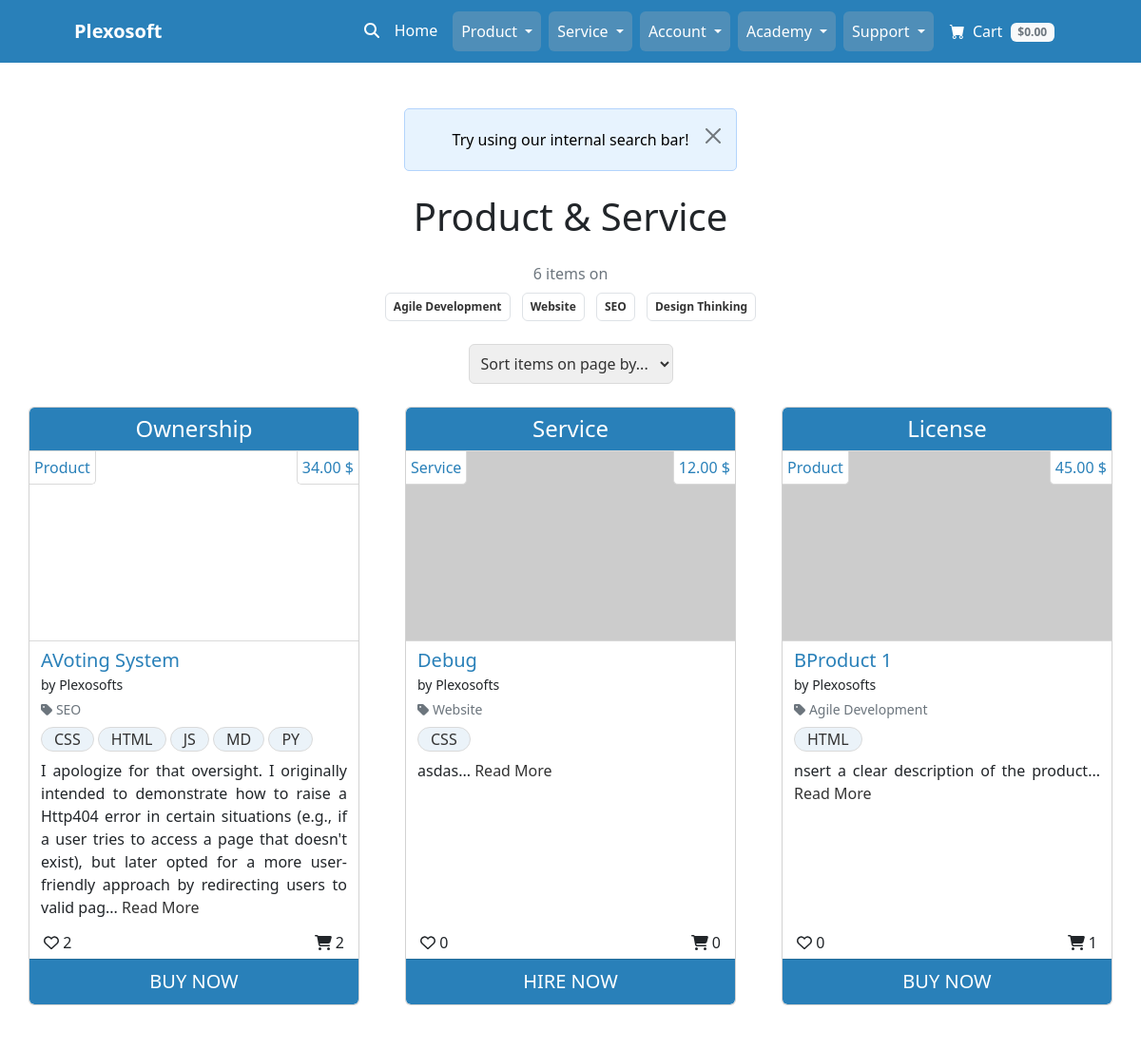
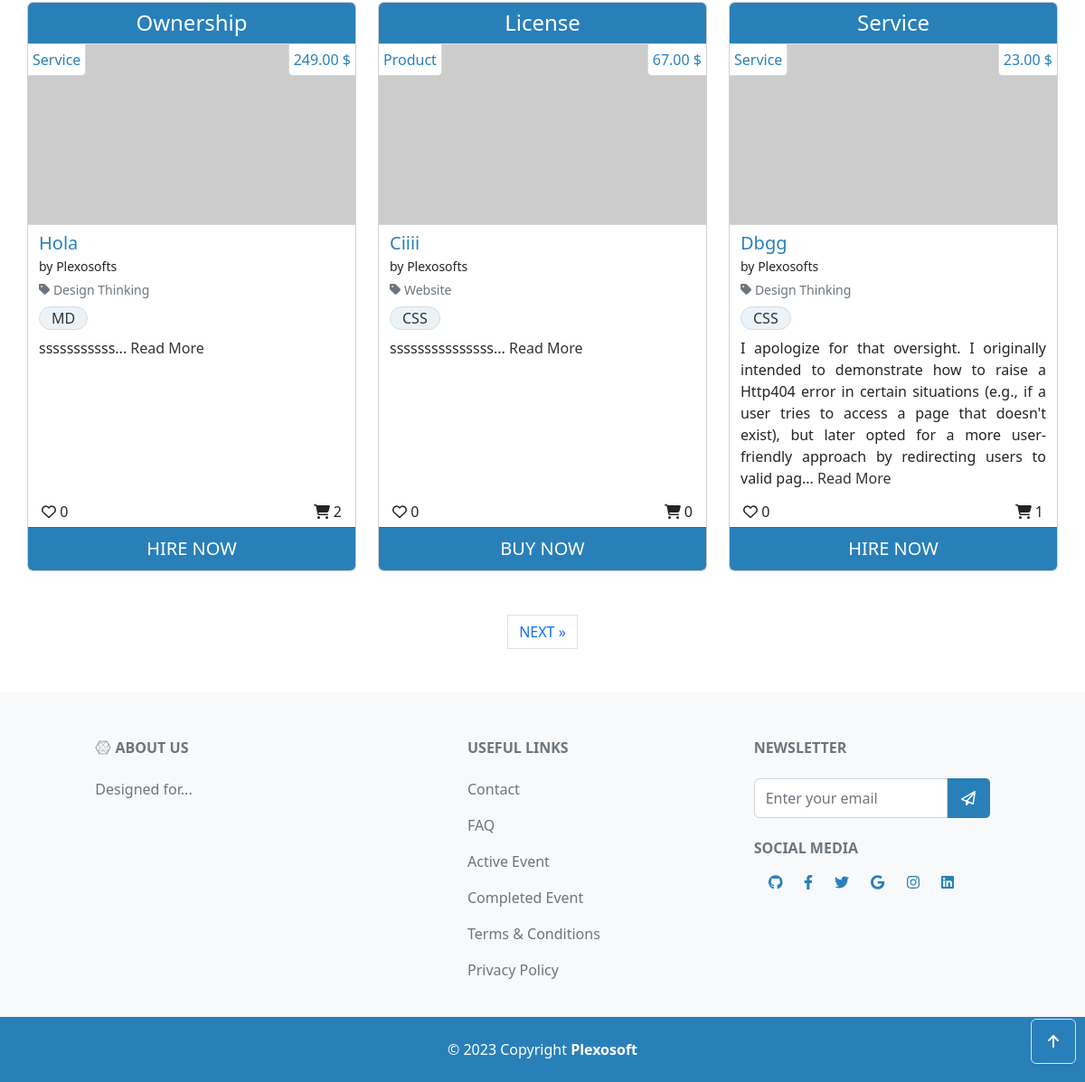
Page /all/ on the committed database (2 pictures, top to bottom).
### product_service/models.py (models this page shows, shortened)
class Category(models.Model):
    category_name = models.CharField(max_length=64, unique=True)
    alt_name = models.CharField(max_length=64, unique=True)
    class Meta:
        ordering = ['category_name']
        verbose_name_plural = "Categories"
    def __str__(self):
        return self.category_name

class Product(models.Model):
    title = models.CharField(max_length=64, unique=True)
    sku = models.CharField(max_length=64, unique=True)
    price = models.DecimalField(max_digits=6, decimal_places=2)
    description = models.TextField(max_length=528)
    status = models.IntegerField(choices=STATUS, default=0)
    category = models.ForeignKey(
        Category, on_delete=models.SET_NULL,
        related_name='product_categories', null=True, blank=True)
    excerpt = models.CharField(max_length=264)
    type = models.IntegerField(choices=SCOPE_TYPE, default=1)
    instance = models.IntegerField(choices=INSTANCE_TYPE, default=0)
    code = models.ManyToManyField(CodeType, related_name="code_type")
    service = models.ManyToManyField(ServiceType, related_name="service_type")
    preview = models.URLField(
        max_length=1024, null=True, blank=True, unique=True)
    docs = models.URLField(
        max_length=1024, null=True, blank=True, unique=True)
    slug = models.SlugField(max_length=200, unique=True, blank=True)
    image = models.ImageField(null=True, blank=True)
    image_url = models.URLField(max_length=1024, null=True, blank=True)
    author = models.ForeignKey(
        'homepage.UserProfile', on_delete=models.SET_NULL,
        related_name='product_authors', null=True)
    created_on = models.DateTimeField(auto_now_add=True)
    likes = models.ManyToManyField(
        'homepage.Like', related_name='product_likes', blank=True)
    comments = models.ManyToManyField(
        'homepage.Comment', related_name='product_comments', blank=True)
    orders = models.ManyToManyField(
        'checkout.Order', related_name='product_orders', blank=True)
    download_url = models.ManyToManyField(
        'Download', related_name='product_downloads', blank=True)
    class Meta:
        ordering = ['title']

class CodeType(models.Model):
    code = models.CharField(max_length=64, unique=True)
    class Meta:
        ordering = ['code']
        verbose_name_plural = "CodeTypes"
    def __str__(self):
        return self.code

class Service(models.Model):
    title = models.CharField(max_length=64, unique=True)
    sku = models.CharField(max_length=64, unique=True)
    price = models.DecimalField(max_digits=6, decimal_places=2)
    description = models.TextField(max_length=528)
    status = models.IntegerField(choices=STATUS, default=0)
    category = models.ForeignKey(
        Category, on_delete=models.SET_NULL,
        related_name='service_categories', null=True, blank=True)
    excerpt = models.CharField(max_length=264)
    type = models.IntegerField(choices=SCOPE_TYPE, default=1)
    instance = models.IntegerField(choices=INSTANCE_TYPE, default=1)
    code = models.ManyToManyField(CodeType, related_name="code_type_service")
    service = models.ManyToManyField(
        ServiceType, related_name="on_service_type")
    preview = models.URLField(
        max_length=1024, null=True, blank=True, unique=True)
    docs = models.URLField(
        max_length=1024, null=True, blank=True, unique=True)
    slug = models.SlugField(max_length=200, unique=True, blank=True)
    image = models.ImageField(null=True, blank=True)
    image_url = models.URLField(max_length=1024, null=True, blank=True)
    author = models.ForeignKey(
        'homepage.UserProfile', on_delete=models.SET_NULL,
        related_name='service_authors', null=True)
    created_on = models.DateTimeField(auto_now_add=True)
    likes = models.ManyToManyField(
        'homepage.Like', related_name='service_likes', blank=True)
    comments = models.ManyToManyField(
        'homepage.Comment', related_name='service_comments', blank=True)
    download_url = models.ManyToManyField(
        'Download', related_name='service_downloads', blank=True)
    class Meta:
        ordering = ['title']

### homepage/models.py (models this page shows)
class UserProfile(AbstractUser):
    email = models.EmailField(
        unique=True)
    role = models.IntegerField(choices=ROLES, default=0)
    type = models.IntegerField(choices=USER_TYPE, default=0)
    status = models.IntegerField(choices=STATUS, default=2)
    class Meta:
        ordering = ['username']
    def __str__(self):
        return f'{self.username}'

### homepage/views.py (the view, shortened to what this page needs)
# urls.py: path('all/', AllProductServiceListView.as_view(),
class AllProductServiceListView(generic.ListView):
    model = Product
    template_name = 'all_product_service/all_product_service.html'
    paginate_by = 6
    search = None
    searched_items = None
    def get(self, request, *args, **kwargs):
        self.search = request.GET.get('q', '').strip()
        if not self.search:
            messages.info(
                request, 'Try using our internal search bar!')
            return super().get(request, *args, **kwargs)
    def get_queryset(self):
        if self.searched_items is not None:
            return self.searched_items
        try:
            products = list(Product.objects.filter(
                status=2).annotate(
                likescount=Count('likes'),
            ).order_by('-created_on'))
            services = list(Service.objects.filter(
                status=2).annotate(
                likescount=Count('likes'),
            ).order_by('-created_on'))
            combined_list = self.combine_products_and_services(
                products, services)
            return combined_list
        except Exception as e:
            logger.error(f"Error fetching products and services: {str(e)}")
            return []
    def get_context_data(self, **kwargs):
        context = super().get_context_data(**kwargs)
        combined_list = self.get_queryset()
        order_counts = {}
        for item in combined_list:
            if item.instance == 0:
                order_count = Order.objects.filter(
                    status=2, lineitems__product=item).count()
                order_counts[item.title] = order_count
            else:
                order_count = Order.objects.filter(
                    status=2, lineitems__service=item).count()
                order_counts[item.title] = order_count
        paginator = Paginator(combined_list, self.paginate_by)
        page_number = self.request.GET.get('page', 1)
        try:
            page_obj = paginator.page(page_number)
        except EmptyPage:
            page_obj = paginator.page(paginator.num_pages)
        except PageNotAnInteger:
            page_obj = paginator.page(1)
        unique_categories = list(set([obj.category for obj in page_obj]))
        context['page_obj'] = page_obj
        context['categories'] = unique_categories
        context['is_paginated'] = len(combined_list) > self.paginate_by
        context['order_count'] = order_counts
        return context
    def combine_products_and_services(self, products, services):
        combined_list = []
        product_iter = iter(products)
        service_iter = iter(services)
        has_more_products = True
        has_more_services = True
        while has_more_products or has_more_services:
            if has_more_products:
                try:
                    combined_list.append(next(product_iter))
                except StopIteration:
                    has_more_products = False
            if has_more_services:
                try:
                    combined_list.append(next(service_iter))
                except StopIteration:
                    has_more_services = False
        return combined_list

### homepage/templates/all_product_service/all_product_service.html (shortened to what this page needs)
{% extends "base.html" %}
{% load static %}
{% block content %}
<div class="container px-4 px-lg-0">
    <div id="item-container" class="row gx-4 gx-lg-5 mt-4">
        <p class="h1 fairplay-font text-center mb-4">Product & Service</p>
        <div class="row mb-4 m-0">
            <div class="col text-center">
                <p class="text-muted text-center mb-0">
                    {{ page_obj|length }} items on
                </p>
                {% for c in categories %}
                <a class="category-badge text-decoration-none" href="{% url 'combined_items_all' %}/?q={{ c.alt_name}}">
                    <span class="p-2 mx-1 mt-2 badge badge-black rounded border border-muted">{{ c }}
                    </span>
                </a>
                {% endfor %}
            </div>
        </div>
        <div class="row m-0">
            <div class="col-12 d-flex justify-content-center align-items-center mb-4">
                <div class="sort-select-wrapper">
                    <select id="sort-selector-items"
                        class="custom-select custom-select-sm rounded border-primary p-2 fs-6 text">
                        <option value="reset">
                            Sort items on page by...
                        </option>
                    </select>
                </div>
            </div>
        </div>
        {% for item in page_obj %}
        <div class="col-lg-4 col-md-12 mb-5 col-sm-12 item">
            <div class="card h-100">
                {% if item.type %}
                <div class="card-header text-center h4">{{ item.get_type_display}}</div>
                {% elif item.instance %}
                <div class="card-header text-center h4">{{ item.get_instance_display}}</div>
                {% endif %}
                {% if item.instance == 0 %}
                <a href="{% url 'single_product' item.slug %}" class="row bg-thumbnail d-block">
                    <div class="col-12 bg-thumbnail-image" style="background-image: url('{{ item.image_url }}')">
                        <div class="d-flex justify-content-between">
                            <span class="thumbnail-tags-left">{{ item.get_instance_display }}</span>
                            <span class="thumbnail-tags-right price">{{ item.price }} $</span>
                        </div>
                    </div>
                </a>
                {% else %}
                <a href="{% url 'single_service' item.slug %}" class="row bg-thumbnail d-block">
                    <div class="col-12 bg-thumbnail-image" style="background-image: url('{{ item.image_url }}')">
                        <div class="d-flex justify-content-between">
                            <span class="thumbnail-tags-left">{{ item.get_instance_display }}</span>
                            <span class="thumbnail-tags-right price">{{ item.price }} $</span>
                        </div>
                    </div>
                </a>
                {% endif%}
                <div class="card-body pt-1 px-2 pb-1">
                    <div class="row">
                        <div class="col-12 d-inline-block">
                            <div class="p-1">
                                <div>
                                    {% if item.instance == 0 %}
                                    <a class="h5 pb-0 mb-0 title" href="{% url 'single_product' item.slug %}">
                                        {{ item.title }}
                                    </a>
                                    {% else %}
                                    <a class="h5 pb-0 mb-0 title" href="{% url 'single_service' item.slug %}">
                                        {{ item.title }}
                                    </a>
                                    {% endif%}
                                </div>
                                <small>by {{ item.author }}</small>
                                {% if item.category %}
                                <p class="small mt-1 mb-0">
                                    <a class="text-muted"
                                        href="{% url 'combined_items_all' %}/?q={{item.category.alt_name}}">
                                        <i class="fas fa-tag mr-1"></i>
                                        <span class="category">
                                            {{ item.category }}
                                        </span>
                                    </a>
                                </p>
                                {% endif %}
                                <p class="my-0 fs-6">
                                    {% for code in item.code.all %}
                                    <span class="item-tags d-inline-block m-0 mt-2">
                                        {{ code }}
                                    </span>
                                    {% endfor %}
                                </p>
                                {% if item.instance == 0 %}
                                <p class="my-0 fs-6 text-justify mt-2"> {{ item.excerpt|safe }}...
                                    <a class="read-more" href="{% url 'single_product' item.slug %}">
                                        Read More
                                    </a>
                                </p>
                                {% elif item.instance == 1 %}
                                <p class="my-0 fs-6 text-justify mt-2"> {{ item.excerpt|safe }}...
                                    <a class="read-more" href="{% url 'single_service' item.slug %}">
                                        Read More
                                    </a>
                                </p>
                                {% endif %}
                            </div>
                        </div>
                    </div>
                </div>
                <div class="row">
                    <div class="col-12">
                        <div class="d-flex justify-content-between">
                            <span class="likes-tags-left"><i class="fa-regular fa-heart"></i>
                                <span class="likes">
                                    {{ item.likescount }}
                                </span>
                            </span>
                            <span class="purchases-tags-right"><i class="fa-solid fa-cart-shopping"></i>
                                <span class="transactions">
                                    {% for title, count in order_count.items %}
                                    {% if item.title == title %}
                                    {{ count }}
                                    {% endif %}
                                    {% endfor %}
                                </span>
                            </span>
                        </div>
                    </div>
                </div>
                {% if item.instance == 0 %}
                <a class="card-footer text-center fs-5 btn" href="{% url 'single_product' item.slug %}">
                    BUY NOW
                </a>
                {% else %}
                <a class="card-footer text-center fs-5 btn" href="{% url 'single_service' item.slug %}">
                    HIRE NOW
                </a>
                {% endif%}
            </div>
        </div>
        {% if forloop.counter|divisibleby:3 %}
    </div>
    <div class="row">
        {% endif %}
        {% endfor %}
    </div>
    {% if is_paginated %}
    <nav aria-label="Page navigation">
        <ul class="pagination justify-content-center">
            {% if page_obj.has_next %}
            <li><a href="?page={{ page_obj.next_page_number }}" class="page-link"> NEXT &raquo;</a></li>
            {% endif %}
        </ul>
    </nav>
    {% endif %}
</div>
{% endblock content %}

### rows in the picture
Category: category_name "Agile Development"
Category: category_name "Website"
Category: category_name "SEO"
Category: category_name "Design Thinking"
Product: type "Ownership", instance "Product", price "34.00", title "AVoting System", author "Plexosofts", category "SEO", excerpt "I apologize for that oversight. I originally intended to demonstrate how to raise a Http404 error in certain situations (e.g., if a user tries to access a page that doesn't exist), but later opted for a more user-friendly approach by redirecting users to valid pag", likescount "2", order_count "2", shows "BUY NOW"
CodeType: code "CSS"
CodeType: code "HTML"
CodeType: code "JS"
CodeType: code "MD"
CodeType: code "PY"
Service: instance "Service", price "12.00", title "Debug", author "Plexosofts", category "Website", excerpt "asdas", likescount "0", order_count "0", shows "HIRE NOW"
Product: type "License", instance "Product", price "45.00", title "BProduct 1", author "Plexosofts", category "Agile Development", excerpt "nsert a clear description of the product", likescount "0", order_count "1", shows "BUY NOW"
Service: type "Ownership", instance "Service", price "249.00", title "Hola", author "Plexosofts", category "Design Thinking", excerpt "sssssssssss", likescount "0", order_count "2", shows "HIRE NOW"
Product: type "License", instance "Product", price "67.00", title "Ciiii", author "Plexosofts", category "Website", excerpt "sssssssssssssss", likescount "0", order_count "0", shows "BUY NOW"
Service: instance "Service", price "23.00", title "Dbgg", author "Plexosofts", category "Design Thinking", excerpt "I apologize for that oversight. I originally intended to demonstrate how to raise a Http404 error in certain situations (e.g., if a user tries to access a page that doesn't exist), but later opted for a more user-friendly approach by redirecting users to valid pag", likescount "0", order_count "1", shows "HIRE NOW"

### other values in the picture
{{ message|safe }} "Try using our internal search bar!"
{{ page_obj|length }} "6"
{{ copyright }} "2023"
